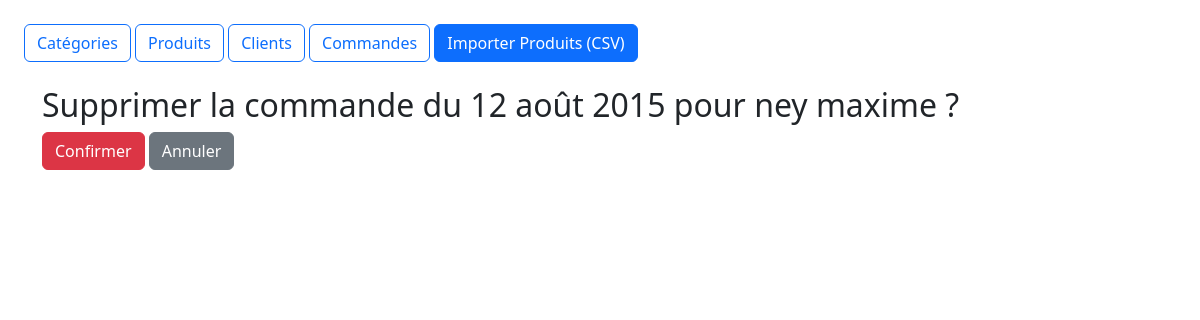
Page /driveapp/commande/14/supprimer/ on the committed database.
### driveapp/models.py (models this page shows, shortened)
class Commande(models.Model):
    id_commandes = models.AutoField(primary_key=True)
    numero_commande = models.DecimalField(max_digits=10, decimal_places=0)
    id_client = models.ForeignKey(Client, on_delete=models.CASCADE, db_column='id_client')
    date = models.DateField()

class Client(models.Model):
    id_clients = models.AutoField(primary_key=True)
    nom = models.CharField(max_length=255)
    prenom = models.CharField(max_length=255)
    date_inscription = models.DateField()
    adresse = models.CharField(max_length=255)

### driveapp/views.py (the view)
# urls.py: path('commande/<int:pk>/supprimer/', views.supprimer_commande, name='supprimer_commande'),
def supprimer_commande(request, pk):
    commande = get_object_or_404(Commande, pk=pk)
    if request.method == 'POST':
        commande.delete()
        return redirect('liste_commandes')
    return render(request, 'driveapp/commande/supprimer.html', {'commande': commande})

### driveapp/templates/driveapp/commande/supprimer.html (shortened to what this page needs)
{% extends 'driveapp/base.html' %}
{% block content %}
<h2>Supprimer la commande du {{ commande.date }} pour {{ commande.id_client.nom }} {{ commande.id_client.prenom }} ?</h2>
<form method="post">
    <button type="submit" class="btn btn-danger">Confirmer</button>
    <a href="{% url 'liste_commandes' %}" class="btn btn-secondary">Annuler</a>
</form>
{% endblock %}

### rows in the picture
Commande: date "12 août 2015", id_client.nom "ney", id_client.prenom "maxime"
